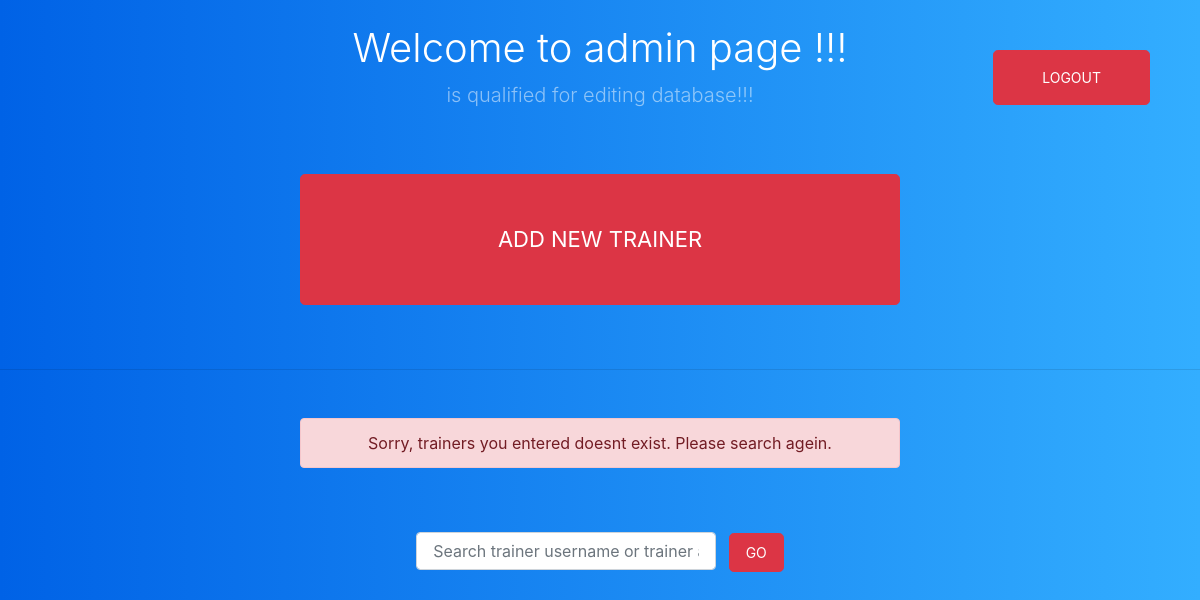
The app's page /admin_outcomes.php (signed in), older data.
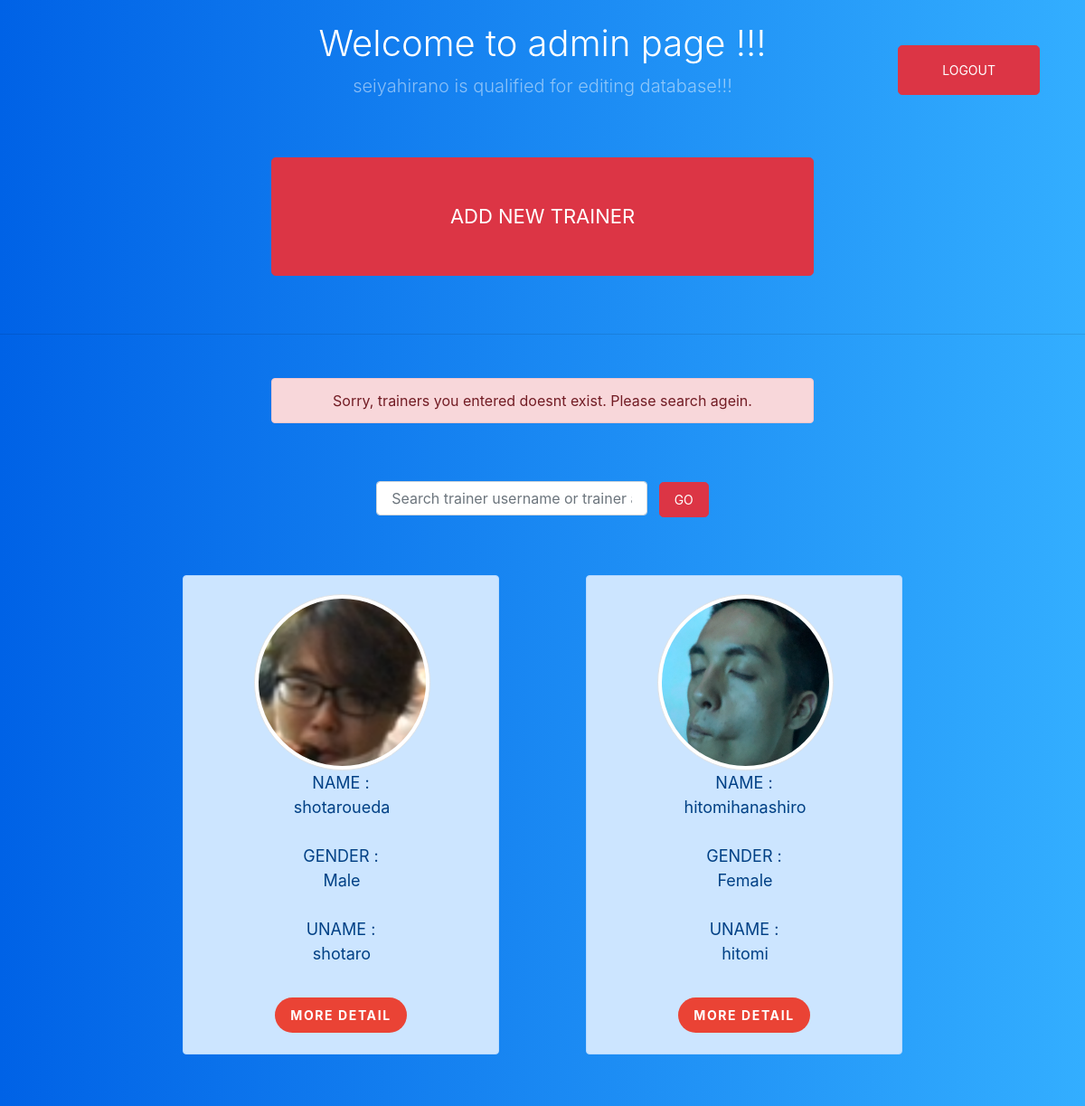
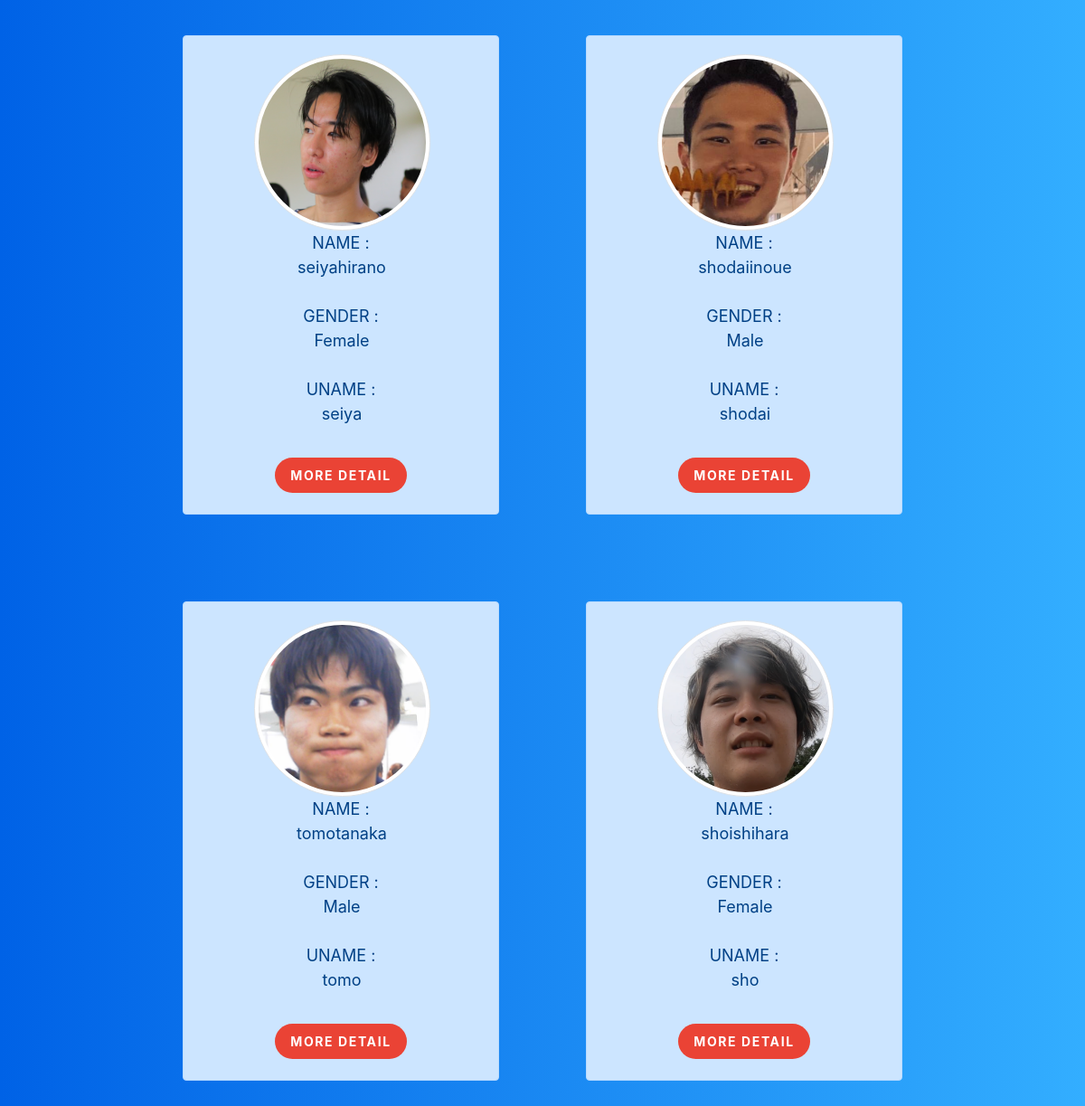
The same page, newer data (2 pictures, top to bottom).
### tables this page shows
CREATE TABLE `product` (
  `trainer_id` int(100) NOT NULL,
  `trainer_fname` varchar(100) NOT NULL,
  `trainer_lname` varchar(100) NOT NULL,
  `trainer_uname` varchar(100) NOT NULL,
  `trainer_email` varchar(100) NOT NULL,
  `trainer_description` varchar(100) NOT NULL,
  `trainer_phone` varchar(100) NOT NULL,
  `trainer_address` varchar(100) NOT NULL,
  `trainer_gender` varchar(100) NOT NULL,
  `trainer_image` varchar(100) DEFAULT NULL,
  `trainer_price` int(100) NOT NULL
);

### classes/database.php (called while the page is built, shortened)
<?php
class Database{
    private $servername = 'localhost';
    private $username = 'root';
    private $password = 'root';
    private $database_name = 'fist_portfolio';
    public function __construct()
    {
        $this->conn = new mysqli($this->servername,$this->username,$this->password,$this->database_name);
        if($this->conn->connect_error){
            die('cannot connect'.$this->conn->connect_error);
        }else{
            return $this->conn;
        }
    }
}
?>

### admin_action.php (called while the page is built, shortened)
<?php
include 'classes/admin_class.php';
$Admin = new Admin;
?>

### classes/admin_class.php (called while the page is built, shortened)
<?php
include 'database.php';
class Admin extends Database{
    public function display_trainer(){
        $displaytrainer = "SELECT * FROM product";
        $result = $this->conn->query($displaytrainer);
        if($result->num_rows >0){
            $row = array();
            while($rows = $result->fetch_assoc()){
                $row[] = $rows;
            }return $row;
        }else{
            return false;
        }
    }
    public function display_onetrainers($userID){
        $displayalltrainer = "SELECT * FROM product WHERE trainer_id = '$userID'";
        $result = $this->conn->query($displayalltrainer);
        if($result == false){
            die('cannot one trainer'.$this->conn->connect_error);
        }else{
            return $result->fetch_assoc();
        }
    }
}
?>

### admin_outcomes.php (the view, shortened to what this page needs)
<?php
    include 'admin_action.php';
    if(empty($_SESSION['login_id'])){
      header('location: login.php');
    }elseif($_SESSION['user_status']=='user'){
      header('location: trainerlist_new.php');
    }else{
      $userID = $_SESSION['login_id'];
      $didi = $Admin->display_onetrainers($userID);
    }
?>
<!doctype html>
<html lang="en">
  <head>
    <link rel="stylesheet" href="https://use.fontawesome.com/releases/v5.6.3/css/all.css">
    <link rel="stylesheet" href="https://stackpath.bootstrapcdn.com/bootstrap/4.3.1/css/bootstrap.min.css">
  </head>
  <body class="d-flex flex-column">
  <div id="page-content">
      <div class="row justify-content-center m-0 text-center">
        <div class="col-md-12 p-0">
          <h1 class="font-weight-light mt-4 text-white">Welcome to admin page !!!</h1>
          <p class="lead text-white-50"><?php echo $didi['trainer_fname'].$didi['trainer_lname'] ?> is qualified for editing database!!!</p>
          <a href='logout.php' role='button' class='logout btn btn-lg btn-danger p-3 pr-5 pl-5 text-uppercase'>Logout</a>
          <div class="addittion">
            <a href='admin_add.php' role='button' class='btn btn-lg btn-danger w-50 p-5 text-uppercase mt-5 mb-5'>Add new trainer</a>
          </div>
          <hr>
          <form action="admin_action.php" method="post">
            <div class="form-group mt-5">
                <div class="alert alert-danger w-50 mx-auto">Sorry, trainers you entered doesnt exist. Please search agein.</div>
                <input type="text" name="search" class="form-control w-25 d-inline p-3 mt-5" placeholder="Search trainer username or trainer address">
                <button class="btn btn-lg btn-danger btn-inline text-uppercase ml-2" type="submit" name="admin_serch">GO</button>
            </div>
          </form>
          <?php
            $list = $Admin->display_trainer();
            foreach($list as $key => $row){
              $userID = $row['trainer_id'];
                echo "<div class='alert alert-primary d-inline-block m-5'>";
                if($row['trainer_image']== null){
                    echo "<i class='fas fa-user'></i><br><br><br>";
                }else{
                  $image = $row['trainer_image'];
                  echo "<div class='big'>";
                  echo "<img src='upload/$image' class='img-thumbnail rounded-circle'>";
                  echo "</div>";
                }
                echo "NAME : <br>";
                echo "<div class='big'>";
                echo $row['trainer_fname'].$row['trainer_lname']."<br><br>";
                echo "</div>";
                echo "GENDER : <br>";
                echo "<div class='big'>";
                echo $row['trainer_gender']."<br><br>";
                echo "</div>";
                echo "UNAME : <br>";
                echo "<div class='big'>";
                echo $row['trainer_uname']."<br><br>";
                echo "</div>";
                echo "<a href='admin_edit.php?trainer_id=$userID' role='button' class='btn btn-lg btn-google btn-inline-block  text-uppercase mt-2 mb-2'>More detail</a>";
                echo "</div>";
            }
          ?>
        </div>
      </div>
  </div>
  </body>
</html>

Row changes from the older to the newer data that the page shows:
added product: trainer_fname "seiya", trainer_lname "hirano", trainer_image (picture), trainer_gender "Female", trainer_uname "seiya"
added product: trainer_image (picture), trainer_fname "shotaro", trainer_lname "ueda", trainer_gender "Male", trainer_uname "shotaro"
added product: trainer_image (picture), trainer_fname "hitomi", trainer_lname "hanashiro", trainer_gender "Female", trainer_uname "hitomi"
added product: trainer_image (picture), trainer_fname "shodai", trainer_lname "inoue", trainer_gender "Male", trainer_uname "shodai"
added product: trainer_image (picture), trainer_fname "tomo", trainer_lname "tanaka", trainer_gender "Male", trainer_uname "tomo"
added product: trainer_image (picture), trainer_fname "sho", trainer_lname "ishihara", trainer_gender "Female", trainer_uname "sho"
